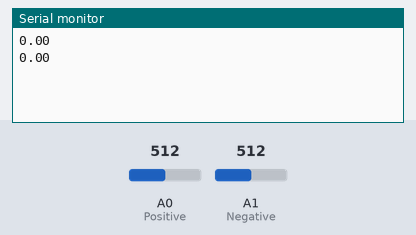
A sketch run on a simulated Arduino Uno, built with avr-gcc and run on an emulated ATmega328P. On the bench: the last lines printed to the serial monitor. Inputs (shaded band) come from the test bench; at power-on: A0 (Positive) = 512, A1 (Negative) = 512.

Above: at 1.8 s.
1.9 s: A0 (Positive) set to 716
At 2.8 s:
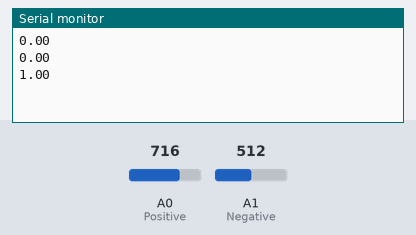
3.4 s: A1 (Negative) set to 306
At 4.7 s:
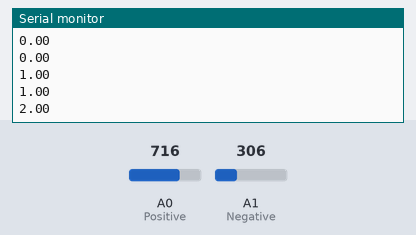
4.9 s: A0 (Positive) set to 900
At 5.7 s:
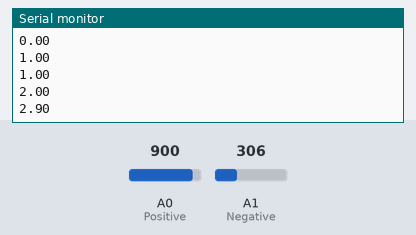
6.4 s: A1 (Negative) set to 122
At 7.8 s:
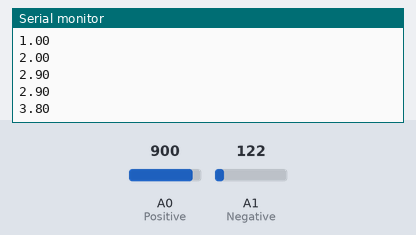
Timing chart, 0 to 8.9 s (numbered marks = the images above; inputs shaded):
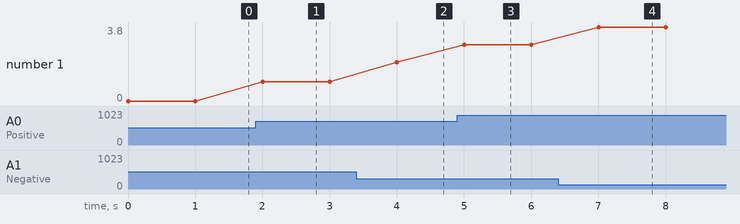

Measured:
- after the input at 1.9 s, the serial monitor: prints a new line after 0.10 s (image 1)
- after the input at 3.4 s, the serial monitor: prints a new line after 0.60 s (image 2)
- after the input at 4.9 s, the serial monitor: prints a new line after 0.10 s (image 3)
- after the input at 6.4 s, the serial monitor: prints a new line after 0.60 s (image 4)
- plotted number 1: 0 → 1 after the input at 1.9 s, 1 → 2 after the input at 3.4 s, 2 → 2.9 after the input at 4.9 s, 2.9 → 3.8 after the input at 6.4 s

The sketch:

Voltmeter.ino
```cpp
//Connect the Wire Leads(Connected to A0 and A1) across a resistor and use Serial Monitor to find the Potential Difference across it.

int Positive = A0;
int Negative = A1;
float Voltage =0;
float Actual = 0;

void setup() {
  // put your setup code here, to run once:
  pinMode(Positive, INPUT);
  pinMode(Negative,INPUT);
  Serial.begin(9600);

}

void loop() {
  // put your main code here, to run repeatedly:
  Voltage = analogRead(Positive) - analogRead(Negative);
  Actual = abs((5./1023.) *Voltage);


  Serial.println(Actual);
  delay(1000);
}
```
